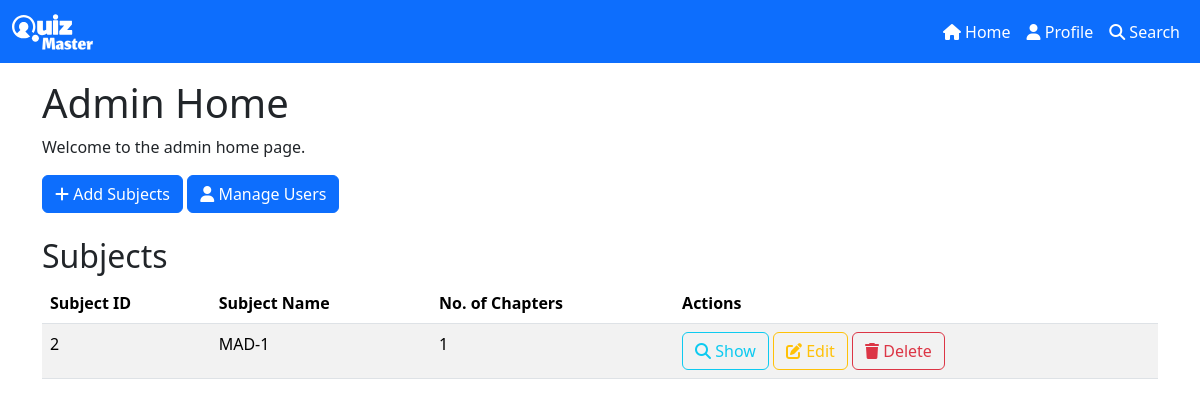
The app's page /admin_home (signed in), older data.
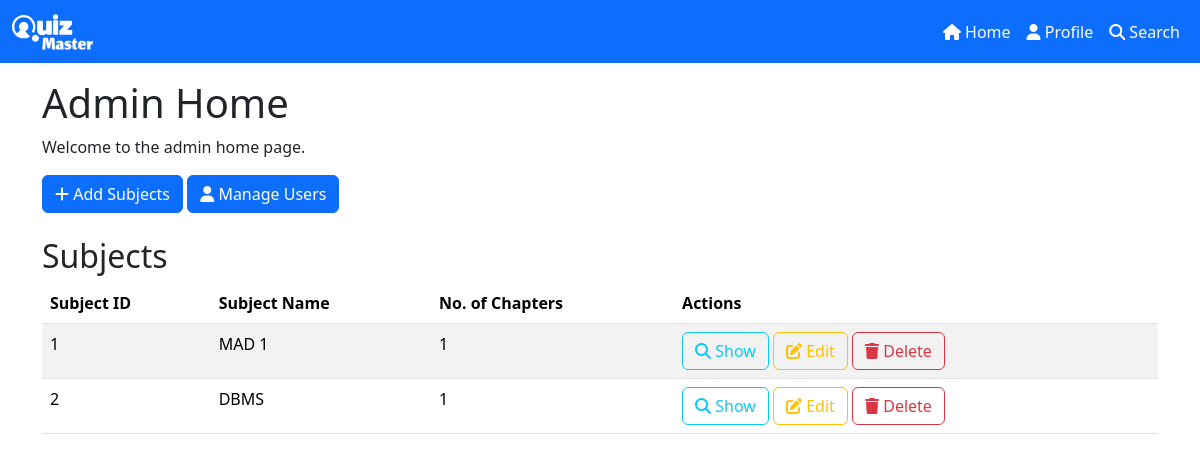
The same page, newer data.
### models.py (models this page shows)
class Subject(db.Model):
    id = db.Column(db.Integer, primary_key=True, autoincrement=True)
    name = db.Column(db.String(80), unique=True, nullable=False)
    description = db.Column(db.String(120), default="Not available")
    chapters = db.relationship("Chapter", backref="subject", lazy=True)

### routes.py (the view)
    @app.route("/admin_home")
    @admin_required
    def admin_home():
        if "admin" in session and session["admin"] is True:
            subjects = Subject.query.all()
            return render_template("admin_home.html", subjects=subjects)
        else:
            flash("Access denied")
            return redirect(url_for("home"))

### templates/admin_home.html (shortened to what this page needs)
{% extends 'base.html' %}
{% block content %}
<div class="container mt-3">
    <h1>Admin Home</h1>
    <p>Welcome to the admin home page.</p>
    <div class="col">
        <a href="{{url_for('add_subjects')}}" class="btn btn-primary"><i class="fas fa-plus"></i> Add Subjects</a>
        <a href="{{url_for('manage_users')}}" class="btn btn-primary"><i class="fa-solid fa-user"></i> Manage Users</a>
    </div>
    <br>
    <h2>Subjects</h2>
    <table class="table table-striped">
        <thead>
            <tr>
                <th>Subject ID</th>
                <th>Subject Name</th>
                <th>No. of Chapters</th>
                <th>Actions</th>
            </tr>
        </thead>
        <tbody>
            {% for subject in subjects %}
            <tr>
                <td>{{subject.id}}</td>
                <td>{{subject.name}}</td>
                <td>{{subject.chapters|length}}</td>
                <td>
                    <a href="{{url_for('show_subject', id=subject.id)}}" class="btn btn-outline-info"><i
                            class="fas fa-search"></i> Show</a>
                    <a href="{{url_for('edit_subject', id=subject.id)}}" class="btn btn-outline-warning"><i
                            class="fas fa-edit"></i> Edit</a>
                    <a href="{{url_for('delete_subject', id=subject.id)}}" class="btn btn-outline-danger"><i
                            class="fas fa-trash"></i> Delete</a>
                </td>
            </tr>
            {% endfor %}
        </tbody>
    </table>
</div>
{% endblock %}

Row changes from the older to the newer data that the page shows:
added Subject: id "1", name "MAD 1", chapters|length "1"
changed Subject id 2: name "MAD-1" → "DBMS"
